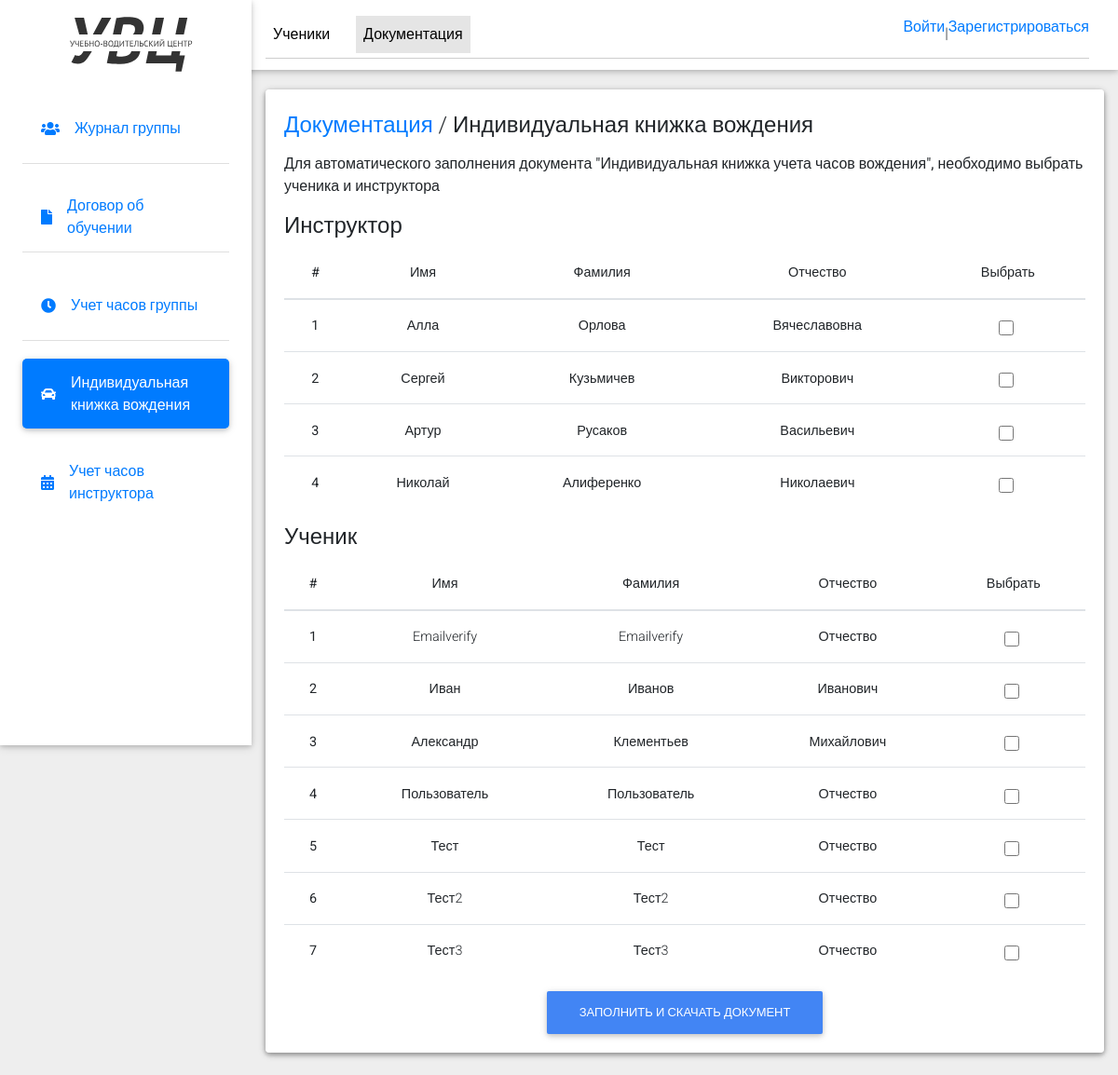
The page /users/user_profile/manager_document_kniga_vojden/ on the database as committed earlier.
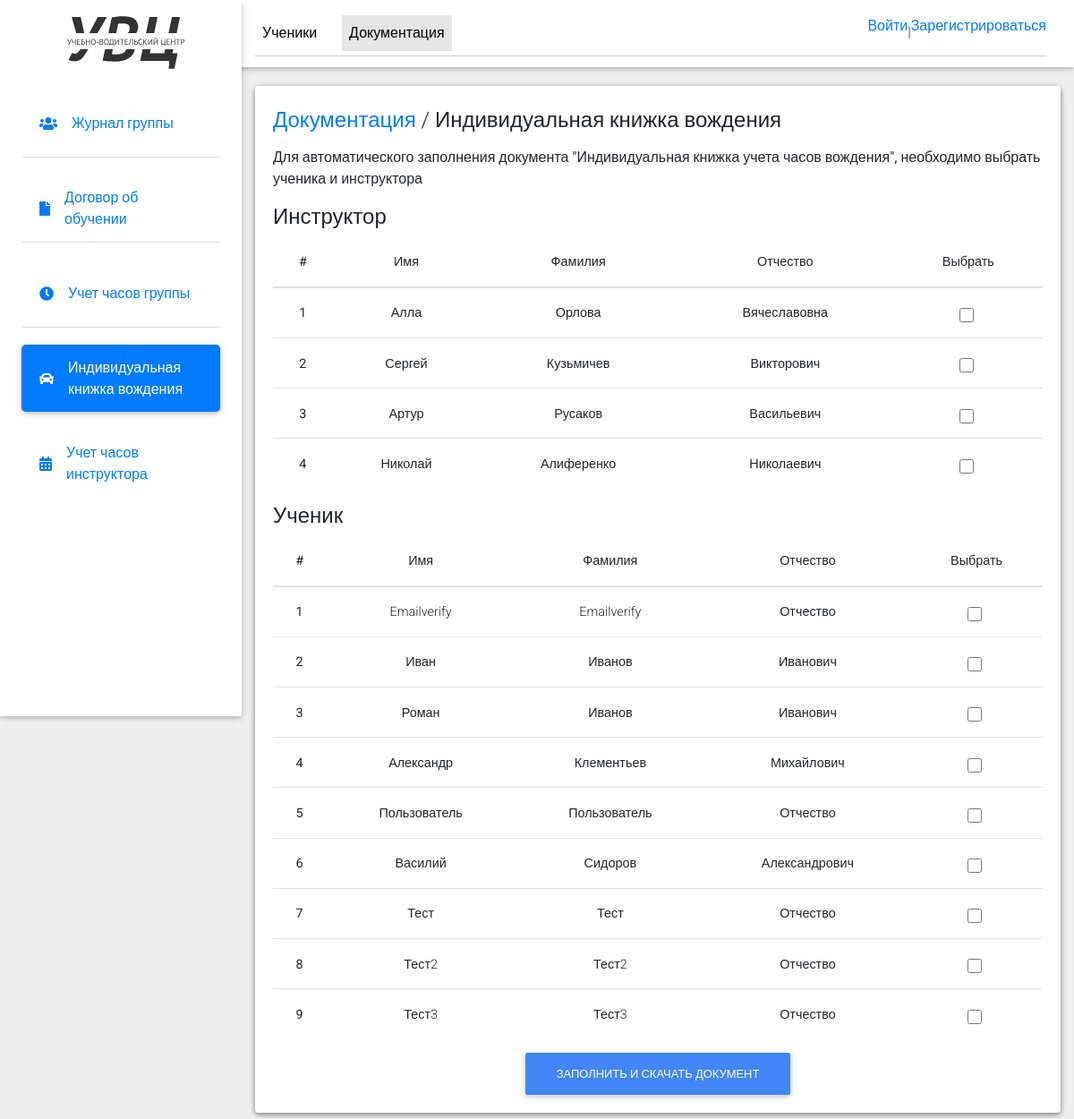
The same page on the database as committed later.
### users/models.py (models this page shows, shortened)
class Instructor(models.Model):
    second_name = models.CharField(max_length=100)
    name=models.CharField(max_length=100)
    surname = models.CharField(max_length=100)
    user_id = models.CharField(max_length=10)

class User(AbstractUser):
    email = models.EmailField(
        _('email address'),
        unique=True,
    )
    email_verify = models.BooleanField(default=False)
    surname = models.CharField(max_length=255, blank=True, null=True)
    phone = models.CharField(max_length=255, blank=True, null=True)
    USERNAME_FIELD = 'email'
    REQUIRED_FIELDS = []

### users/views.py (the view)
# urls.py: path('user_profile/manager_document_kniga_vojden/', kniga_vojden, name='kniga_vojden'),
def kniga_vojden(request):
    group = Group.objects.get(id=2)
    users = User.objects.filter(email_verify=True, groups=group).order_by('last_name')
    instructors = Instructor.objects.all()
    context = {'users': users, 'instructors': instructors}
    return render(request, 'manager_document_kniga_vojden.html', context)

### templates/manager_document_kniga_vojden.html (shortened to what the changed rows need)
{% load static %}
<!DOCTYPE html>
<html lang="en">
<head>
  <link rel="stylesheet" href="https://use.fontawesome.com/releases/v5.11.2/css/all.css">
  <link rel="stylesheet" href="{% static 'css/bootstrap.min.css' %}">
  <link rel="stylesheet" href="{% static 'css/mdb.min.css' %}">
  <link rel="stylesheet" href="{% static 'css/style.css' %}">
</head>
<body class="grey lighten-3">
  <main class="pt-5 max-lg-5">
    <div class="container-fluid mt-5">
      <div class="card mb-4 wow fadeIn">
        <div class="card body d-sm-flex justify-content-between card-manager">
          <form id="confirmation-form" method="post" action="{% url 'kniga_vojden_users' %}">
            <table class="table">
                <thead>
                  <tr>
                      <th scope="col">#</th>
                      <th scope="col">Имя</th>
                      <th scope="col">Фамилия</th>
                      <th scope="col">Отчество</th>
                      <th scope="col">Выбрать</th>
                  </tr>
              </thead>
              <tbody>
                  {% for instructor in instructors %}
                      <tr>
                          <th scope="row">{{ forloop.counter }}</th>
                          <td>{{ instructor.name }}</td>
                          <td>{{ instructor.second_name }}</td>
                          <td>{{ instructor.surname }}</td>
                          <td>
                              <div class="form-check">
                                  <input class="form-check-input instructor-input" type="checkbox" name="instructor_id" value="{{ instructor.id }}">
                              </div>
                          </td>
                      </tr>
                  {% endfor %}
              </tbody>
            </table>
            <table class="table">
                <thead>
                    <tr>
                        <th scope="col">#</th>
                        <th scope="col">Имя</th>
                        <th scope="col">Фамилия</th>
                        <th scope="col">Отчество</th>
                        <th scope="col">Выбрать</th>
                    </tr>
                </thead>
                <tbody>
                    {% for user in users %}
                        <tr>
                            <th scope="row">{{ forloop.counter }}</th>
                            <td>{{ user.first_name }}</td>
                            <td>{{ user.last_name }}</td>
                            <td>{{ user.surname }}</td>
                            <td>
                                <div class="form-check">
                                    <input class="form-check-input" type="checkbox" name="user_id" value="{{ user.id }}">
                                </div>
                            </td>
                        </tr>
                    {% endfor %}
                </tbody>
            </table>
        </form>
        </div>
      </div>
    </div>
  </main>
</body>
</html>

Rows that differ between the two databases and show on the page:
added User: first_name "Роман", last_name "Иванов", surname "Иванович"
added User: first_name "Василий", last_name "Сидоров", surname "Александрович"
